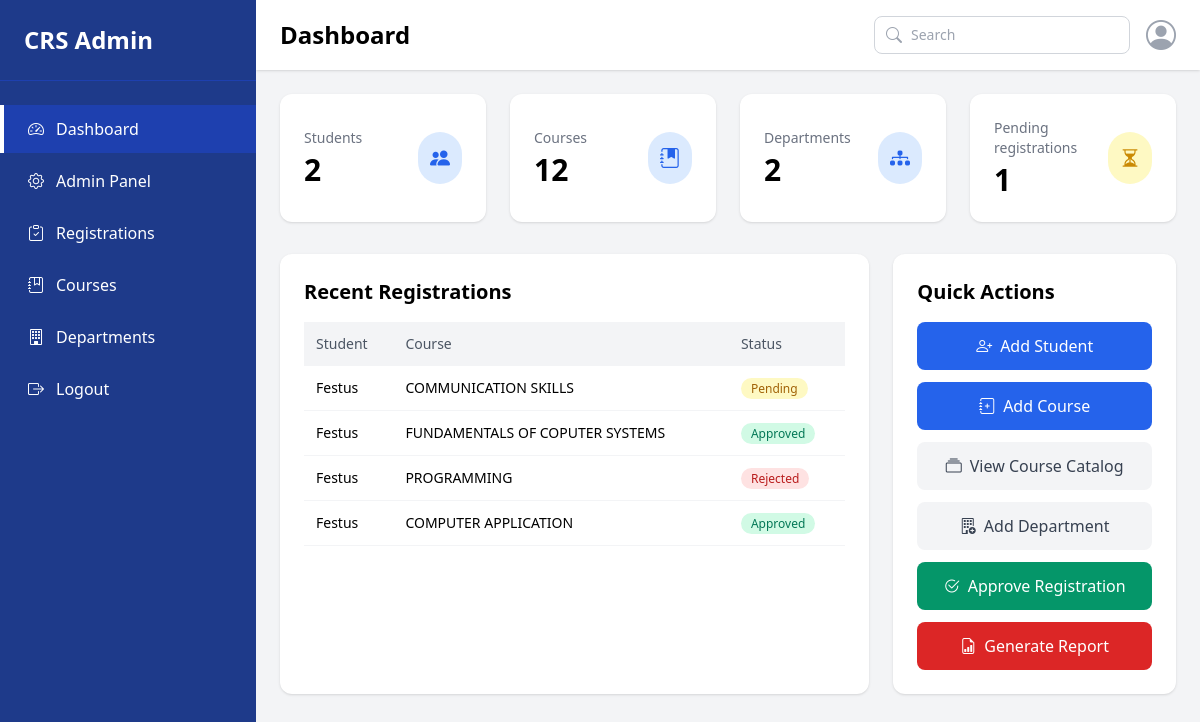
Page /dashboard/admin/ (signed in) on the committed database.
### registrations/models.py (models this page shows, shortened)
class CourseRegistration(models.Model):
    student = models.ForeignKey(Student, on_delete=models.CASCADE, related_name='registrations')
    course = models.ForeignKey(Course, on_delete=models.CASCADE, related_name='registrations')
    status = models.CharField(max_length=20, choices=[('pending', 'Pending'), ('approved', 'Approved'), ('rejected', 'Rejected')], default='pending')
    registered_at = models.DateTimeField(auto_now_add=True)
    class Meta:
        unique_together = ('student', 'course')
        verbose_name_plural = 'Course Registrations'

### students/models.py (models this page shows, shortened)
class Student(models.Model):
    user = models.OneToOneField(settings.AUTH_USER_MODEL, on_delete=models.CASCADE, related_name='student')
    student_id = models.CharField(max_length=30, unique=True)
    department = models.ForeignKey(Department, on_delete=models.SET_NULL, null=True, blank=True, related_name='students')
    admission_year = models.PositiveIntegerField(null=True, blank=True)
    phone_number = models.CharField(max_length=20, blank=True)
    is_active = models.BooleanField(default=True)
    created_at = models.DateTimeField(auto_now_add=True)
    class Meta:
        verbose_name_plural = 'Students'

### accounts/models.py (models this page shows, shortened)
class CustomUser(AbstractUser):
    ROLE_CHOICES = (
        ('student', 'Student'),
        ('admin', 'Admin'),
    )
    email = models.EmailField(unique=True)
    phone_number = models.CharField(max_length=15, blank=True)
    admission_number = models.CharField(max_length=30, unique=True, blank=True, null=True)
    role = models.CharField(max_length=10, choices=ROLE_CHOICES, default='student')

### courses/models.py (models this page shows, shortened)
class Course(models.Model):
    department = models.ForeignKey(
        Department,
        on_delete=models.CASCADE,
        related_name='courses',
        verbose_name='Department/School',
        help_text='Select the department or school offering this course.',
    )
    code = models.CharField(max_length=20, unique=True)
    title = models.CharField(max_length=200)
    description = models.TextField(blank=True)
    credit_hours = models.PositiveIntegerField(
        default=3,
        verbose_name='Units',
        help_text='Number of credit units for this course.',
    )
    semester = models.CharField(max_length=50, blank=True)
    is_active = models.BooleanField(default=True)
    created_at = models.DateTimeField(auto_now_add=True)
    class Meta:
        verbose_name_plural = 'Courses'

### dashboard/views.py (the view)
# urls.py: path("admin/", views.admin_dashboard, name="admin_dashboard"),
@login_required
def admin_dashboard(request):
    total_students = Student.objects.count()
    total_courses = Course.objects.count()
    total_departments = Department.objects.count()
    registrations = CourseRegistration.objects.select_related('student', 'course').order_by('-registered_at')[:10]
    pending_registrations = CourseRegistration.objects.filter(status='pending').count()
    context = {
        'total_students': total_students,
        'total_courses': total_courses,
        'total_departments': total_departments,
        'registrations': registrations,
        'pending_registrations': pending_registrations,
    }
    return render(request, "dashboard/admin_dashboard.html", context)

### templates/dashboard/admin_dashboard.html (shortened to what this page needs)
<!DOCTYPE html>
<html lang="en">
<head>
    <script src="https://cdn.tailwindcss.com"></script>
    <link rel="stylesheet" href="https://cdn.jsdelivr.net/npm/bootstrap-icons@1.11.3/font/bootstrap-icons.min.css">
</head>
<body class="bg-gray-100">
<div class="flex min-h-screen" x-data="{ sidebarOpen: false }">
    <aside :class="sidebarOpen ? 'translate-x-0' : '-translate-x-full'"
           class="fixed md:static md:translate-x-0 z-50 w-64 bg-blue-900 text-white min-h-screen
                  transition-transform duration-200 ease-out">
        <div class="p-6 flex items-center justify-between border-b border-blue-800">
            <span class="text-2xl font-bold">CRS Admin</span>
        </div>
        <nav class="mt-6 space-y-1">
            <a href="{% url 'admin_dashboard' %}"
               class="flex items-center gap-3 px-6 py-3 bg-blue-800 border-l-4 border-white transition-colors duration-150">
                <i class="bi bi-speedometer2"></i> Dashboard
            </a>
            <a href="/admin/"
               class="flex items-center gap-3 px-6 py-3 border-l-4 border-transparent hover:bg-blue-800 transition-colors duration-150">
                <i class="bi bi-gear"></i> Admin Panel
            </a>
            <a href="{% url 'registration_list' %}"
               class="flex items-center gap-3 px-6 py-3 border-l-4 border-transparent hover:bg-blue-800 transition-colors duration-150">
                <i class="bi bi-clipboard-check"></i> Registrations
            </a>
            <a href="{% url 'course_list' %}"
               class="flex items-center gap-3 px-6 py-3 border-l-4 border-transparent hover:bg-blue-800 transition-colors duration-150">
                <i class="bi bi-journal-bookmark"></i> Courses
            </a>
            <a href="{% url 'department_list' %}"
               class="flex items-center gap-3 px-6 py-3 border-l-4 border-transparent hover:bg-blue-800 transition-colors duration-150">
                <i class="bi bi-building"></i> Departments
            <a href="{% url 'logout' %}"
               class="flex items-center gap-3 px-6 py-3 border-l-4 border-transparent hover:bg-blue-800 transition-colors duration-150">
                <i class="bi bi-box-arrow-right"></i> Logout
            </a>
        </nav>
    </aside>
    <div class="flex-1 min-w-0">
        <header class="bg-white shadow px-4 md:px-6 py-4 flex justify-between items-center gap-4">
            <div class="flex items-center gap-3">
                <h1 class="text-xl md:text-2xl font-bold">Dashboard</h1>
            </div>
            <div class="flex items-center gap-4">
                <div class="relative hidden sm:block">
                    <i class="bi bi-search absolute left-3 top-1/2 -translate-y-1/2 text-gray-400"></i>
                    <input type="text" placeholder="Search"
                           class="border border-gray-300 rounded-lg pl-9 pr-4 py-2 text-sm
                                  focus:outline-none focus:ring-2 focus:ring-blue-500 transition-colors duration-150">
                </div>
                <i class="bi bi-person-circle text-3xl text-gray-400"></i>
            </div>
        </header>
        <main class="p-4 md:p-6">
            <div class="grid grid-cols-1 sm:grid-cols-2 lg:grid-cols-4 gap-6">
                <div class="bg-white rounded-xl shadow p-6 flex items-center justify-between">
                    <div>
                        <h3 class="text-gray-500 text-sm">Students</h3>
                        <p class="text-3xl font-bold mt-1">{{ total_students }}</p>
                    </div>
                    <div class="bg-blue-100 text-blue-600 p-3 rounded-full">
                        <i class="bi bi-people-fill text-xl"></i>
                    </div>
                </div>
                <div class="bg-white rounded-xl shadow p-6 flex items-center justify-between">
                    <div>
                        <h3 class="text-gray-500 text-sm">Courses</h3>
                        <p class="text-3xl font-bold mt-1">{{ total_courses }}</p>
                    </div>
                    <div class="bg-blue-100 text-blue-600 p-3 rounded-full">
                        <i class="bi bi-journal-bookmark-fill text-xl"></i>
                    </div>
                </div>
                <div class="bg-white rounded-xl shadow p-6 flex items-center justify-between">
                    <div>
                        <h3 class="text-gray-500 text-sm">Departments</h3>
                        <p class="text-3xl font-bold mt-1">{{ total_departments }}</p>
                    </div>
                    <div class="bg-blue-100 text-blue-600 p-3 rounded-full">
                        <i class="bi bi-diagram-3-fill text-xl"></i>
                    </div>
                </div>
                <div class="bg-white rounded-xl shadow p-6 flex items-center justify-between">
                    <div>
                        <h3 class="text-gray-500 text-sm">Pending registrations</h3>
                        <p class="text-3xl font-bold mt-1">{{ pending_registrations }}</p>
                    </div>
                    <div class="bg-yellow-100 text-yellow-600 p-3 rounded-full">
                        <i class="bi bi-hourglass-split text-xl"></i>
                    </div>
                </div>
            </div>
            <div class="grid lg:grid-cols-3 gap-6 mt-8">
                <div class="lg:col-span-2 bg-white rounded-xl shadow p-6 overflow-x-auto">
                    <h2 class="text-xl font-semibold mb-4">Recent Registrations</h2>
                    <table class="w-full text-sm">
                        <thead class="bg-gray-100 text-gray-600">
                        <tr>
                            <th class="text-left p-3 font-medium">Student</th>
                            <th class="text-left p-3 font-medium">Course</th>
                            <th class="text-left p-3 font-medium">Status</th>
                        </tr>
                        </thead>
                        <tbody>
                        {% for registration in registrations %}
                        <tr class="border-b border-gray-100 hover:bg-gray-50 transition-colors duration-150">
                            <td class="p-3">{{ registration.student.user.username }}</td>
                            <td class="p-3">{{ registration.course.title }}</td>
                            <td class="p-3">
                                <span class="px-2.5 py-0.5 rounded-full text-xs font-medium
                                    {% if registration.status == 'approved' %}bg-emerald-100 text-emerald-700
                                    {% elif registration.status == 'rejected' %}bg-red-100 text-red-700
                                    {% else %}bg-yellow-100 text-yellow-700{% endif %}">
                                    {{ registration.status|title }}
                                </span>
                            </td>
                        </tr>
                        {% empty %}
                        <tr>
                            <td colspan="3" class="p-3 text-gray-500">No registrations yet.</td>
                        </tr>
                        {% endfor %}
                        </tbody>
                    </table>
                </div>
                <div class="bg-white rounded-xl shadow p-6">
                    <h2 class="text-xl font-semibold mb-4">Quick Actions</h2>
                    <div class="space-y-3">
                        <a href="/admin/students/student/add/"
                           class="flex items-center justify-center gap-2 w-full bg-blue-600 text-white py-3 rounded-lg
                                  hover:bg-blue-700 transition-colors duration-150">
                            <i class="bi bi-person-plus"></i> Add Student
                        </a>
                        <a href="/admin/courses/course/add/"
                           class="flex items-center justify-center gap-2 w-full bg-blue-600 text-white py-3 rounded-lg
                                  hover:bg-blue-700 transition-colors duration-150">
                            <i class="bi bi-journal-plus"></i> Add Course
                        </a>
                        <a href="{% url 'course_list' %}"
                           class="flex items-center justify-center gap-2 w-full bg-gray-100 text-gray-700 py-3 rounded-lg
                                  hover:bg-gray-200 transition-colors duration-150">
                            <i class="bi bi-collection"></i> View Course Catalog
                        </a>
                        <a href="/admin/departments/department/add/"
                           class="flex items-center justify-center gap-2 w-full bg-gray-100 text-gray-700 py-3 rounded-lg
                                  hover:bg-gray-200 transition-colors duration-150">
                            <i class="bi bi-building-add"></i> Add Department
                        </a>
                        <a href="{% url 'registration_list' %}"
                           class="flex items-center justify-center gap-2 w-full bg-emerald-600 text-white py-3 rounded-lg
                                  hover:bg-emerald-700 transition-colors duration-150">
                            <i class="bi bi-check2-circle"></i> Approve Registration
                        </a>
                        <a href="/admin/"
                           class="flex items-center justify-center gap-2 w-full bg-red-600 text-white py-3 rounded-lg
                                  hover:bg-red-700 transition-colors duration-150">
                            <i class="bi bi-file-earmark-bar-graph"></i> Generate Report
                        </a>
                    </div>
                </div>
            </div>
        </main>
    </div>
</div>
</body>
</html>

### rows in the picture
CourseRegistration: student.user.username "Festus", course "COMMUNICATION SKILLS", status "Pending"
CourseRegistration: student.user.username "Festus", course "FUNDAMENTALS OF COPUTER SYSTEMS", status "Approved"
CourseRegistration: student.user.username "Festus", course "PROGRAMMING", status "Rejected"
CourseRegistration: student.user.username "Festus", course "COMPUTER APPLICATION", status "Approved"

### other values in the picture
{{ total_students }} "2"
{{ total_courses }} "12"
{{ total_departments }} "2"
{{ pending_registrations }} "1"
